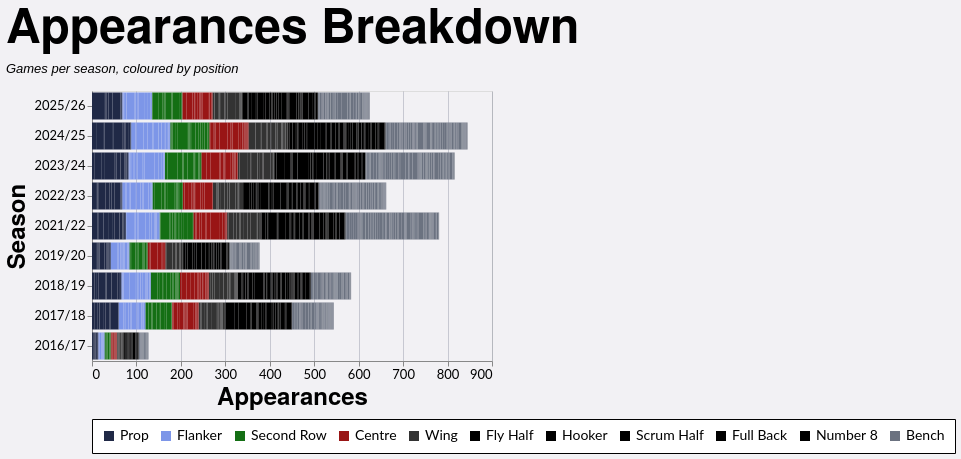

Write a Vega-Lite specification for this figure.
### Vega-Lite specification from a JSON file in a GitHub repository (floating-point values rounded to 4 significant figures; data arrays with more than 128 entries replaced by an {"elided": "..."} marker saying what was removed)
{"config": {"axis": {"labelFont": "Lato, sans-serif", "titleFont": "PT Sans Narrow, Helvetica Neue, Helvetica, Arial, sans-serif", "labelFontSize": 13, "titleFontSize": 24, "gridColor": "#202947", "gridOpacity": 0.2}, "header": {"labelFont": "PT Sans Narrow, Helvetica Neue, Helvetica, Arial, sans-serif", "titleFont": "PT Sans Narrow, Helvetica Neue, Helvetica, Arial, sans-serif", "labelFontSize": 24, "titleFontSize": 28, "labelFontWeight": "bold", "orient": "left"}, "legend": {"labelFont": "Lato, sans-serif", "titleFont": "PT Sans Narrow, Helvetica Neue, Helvetica, Arial, sans-serif", "labelFontSize": 14, "titleFontSize": 16, "titlePadding": 5, "fillColor": "white", "strokeColor": "black", "padding": 10, "titleFontWeight": "lighter", "titleFontStyle": "italic", "titleColor": "gray", "offset": 10}, "title": {"font": "PT Sans Narrow, Helvetica Neue, Helvetica, Arial, sans-serif", "fontSize": 48, "fontWeight": "bold", "anchor": "start", "align": "center", "titlePadding": 20, "subtitlePadding": 10, "subtitleFontSize": 13, "subtitleColor": "", "subtitleFontStyle": "italic", "offset": 15, "color": "black"}, "axisX": {"labelAngle": 0}, "facet": {"title": null, "header": null, "align": {"row": "each", "column": "each"}}, "resolve": {"scale": {"y": "independent", "facet": "independent"}}, "background": "#f2f1f4"}, "data": {"name": "data-38fb033fc8540c06014282d631c46661"}, "mark": {"type": "bar"}, "encoding": {"color": {"field": "color_value", "legend": {"orient": "bottom", "title": null}, "scale": {"domain": ["Prop", "Flanker", "Second Row", "Centre", "Wing", "Fly Half", "Hooker", "Scrum Half", "Full Back", "Number 8", "Bench"], "range": ["#202946", "#7d96e8", "#146f14", "#991515", "#333333", "#000000", "#000000", "#000000", "#000000", "#000000", "#6b7280"]}, "type": "nominal"}, "order": {"field": "stack_order", "type": "quantitative"}, "tooltip": [{"field": "player", "title": "Player", "type": "nominal"}, {"field": "season", "title": "Season", "type": "nominal"}, {"field": "color_value", "title": "Position", "type": "nominal"}, {"aggregate": "sum", "field": "apps", "title": "Appearances", "type": "quantitative"}], "x": {"aggregate": "sum", "field": "apps", "title": "Appearances", "type": "quantitative"}, "y": {"field": "season", "sort": {"field": "season_sort", "op": "max", "order": "descending"}, "title": "Season", "type": "nominal"}}, "height": {"step": 30}, "title": {"text": "Appearances Breakdown", "subtitle": "Games per season, coloured by position"}, "width": 400, "$schema": "https://vega.github.io/schema/vega-lite/v5.20.1.json", "datasets": {"data-38fb033fc8540c06014282d631c46661": {"elided": "2507 records"}}}
